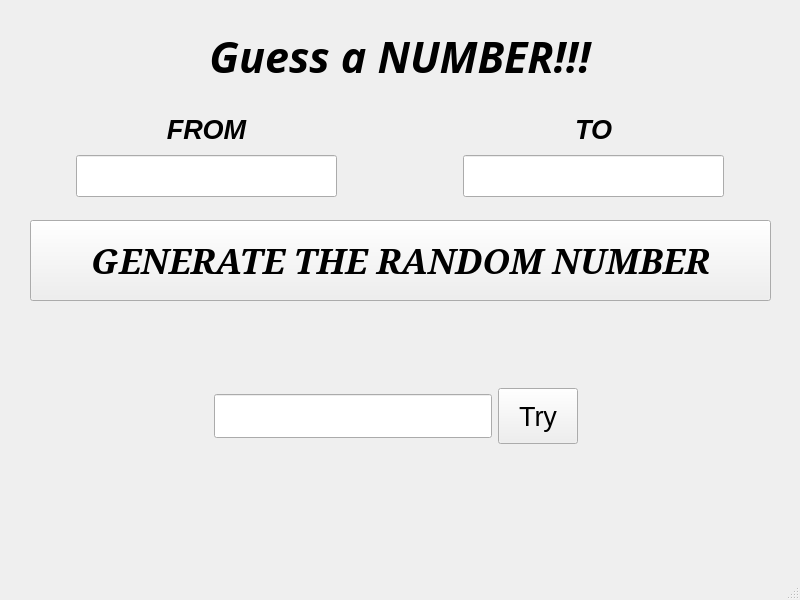
<?xml version="1.0" encoding="UTF-8"?>
<ui version="4.0">
 <class>MainWindow</class>
 <widget class="QMainWindow" name="MainWindow">
  <property name="geometry">
   <rect>
    <x>0</x>
    <y>0</y>
    <width>800</width>
    <height>600</height>
   </rect>
  </property>
  <property name="windowTitle">
   <string>MainWindow</string>
  </property>
  <widget class="QWidget" name="centralwidget">
   <widget class="QPushButton" name="pushButton">
    <property name="geometry">
     <rect>
      <x>30</x>
      <y>220</y>
      <width>741</width>
      <height>81</height>
     </rect>
    </property>
    <property name="font">
     <font>
      <family>Serif</family>
      <pointsize>26</pointsize>
      <weight>75</weight>
      <italic>true</italic>
      <bold>true</bold>
     </font>
    </property>
    <property name="text">
     <string>GENERATE THE RANDOM NUMBER</string>
    </property>
   </widget>
   <widget class="QLabel" name="resultLabel">
    <property name="geometry">
     <rect>
      <x>45</x>
      <y>360</y>
      <width>721</width>
      <height>131</height>
     </rect>
    </property>
    <property name="font">
     <font>
      <pointsize>30</pointsize>
      <weight>75</weight>
      <bold>true</bold>
     </font>
    </property>
    <property name="text">
     <string/>
    </property>
    <property name="alignment">
     <set>Qt::AlignCenter</set>
    </property>
   </widget>
   <widget class="QWidget" name="layoutWidget">
    <property name="geometry">
     <rect>
      <x>9</x>
      <y>30</y>
      <width>781</width>
      <height>53</height>
     </rect>
    </property>
    <layout class="QHBoxLayout" name="horizontalLayout">
     <item>
      <spacer name="horizontalSpacer_2">
       <property name="orientation">
        <enum>Qt::Horizontal</enum>
       </property>
       <property name="sizeHint" stdset="0">
        <size>
         <width>40</width>
         <height>20</height>
        </size>
       </property>
      </spacer>
     </item>
     <item>
      <widget class="QLabel" name="titleLabel">
       <property name="font">
        <font>
         <family>OpenSymbol</family>
         <pointsize>32</pointsize>
         <weight>75</weight>
         <italic>true</italic>
         <bold>true</bold>
        </font>
       </property>
       <property name="text">
        <string>Guess a NUMBER!!!</string>
       </property>
       <property name="alignment">
        <set>Qt::AlignCenter</set>
       </property>
      </widget>
     </item>
     <item>
      <spacer name="horizontalSpacer">
       <property name="orientation">
        <enum>Qt::Horizontal</enum>
       </property>
       <property name="sizeHint" stdset="0">
        <size>
         <width>40</width>
         <height>20</height>
        </size>
       </property>
      </spacer>
     </item>
    </layout>
   </widget>
   <widget class="QWidget" name="layoutWidget">
    <property name="geometry">
     <rect>
      <x>9</x>
      <y>110</y>
      <width>781</width>
      <height>87</height>
     </rect>
    </property>
    <layout class="QHBoxLayout" name="horizontalLayout_2">
     <item>
      <spacer name="horizontalSpacer_5">
       <property name="orientation">
        <enum>Qt::Horizontal</enum>
       </property>
       <property name="sizeHint" stdset="0">
        <size>
         <width>40</width>
         <height>20</height>
        </size>
       </property>
      </spacer>
     </item>
     <item>
      <layout class="QVBoxLayout" name="verticalLayout">
       <item>
        <widget class="QLabel" name="fromLabel">
         <property name="maximumSize">
          <size>
           <width>16777215</width>
           <height>50</height>
          </size>
         </property>
         <property name="font">
          <font>
           <pointsize>20</pointsize>
           <weight>75</weight>
           <italic>true</italic>
           <bold>true</bold>
          </font>
         </property>
         <property name="text">
          <string>FROM</string>
         </property>
         <property name="alignment">
          <set>Qt::AlignCenter</set>
         </property>
        </widget>
       </item>
       <item>
        <widget class="QLineEdit" name="fromLineEdit">
         <property name="font">
          <font>
           <pointsize>22</pointsize>
          </font>
         </property>
         <property name="alignment">
          <set>Qt::AlignCenter</set>
         </property>
        </widget>
       </item>
      </layout>
     </item>
     <item>
      <spacer name="horizontalSpacer_3">
       <property name="orientation">
        <enum>Qt::Horizontal</enum>
       </property>
       <property name="sizeType">
        <enum>QSizePolicy::Expanding</enum>
       </property>
       <property name="sizeHint" stdset="0">
        <size>
         <width>120</width>
         <height>20</height>
        </size>
       </property>
      </spacer>
     </item>
     <item>
      <layout class="QVBoxLayout" name="verticalLayout_2">
       <item>
        <widget class="QLabel" name="toLabel">
         <property name="maximumSize">
          <size>
           <width>16777215</width>
           <height>50</height>
          </size>
         </property>
         <property name="font">
          <font>
           <pointsize>20</pointsize>
           <weight>75</weight>
           <italic>true</italic>
           <bold>true</bold>
          </font>
         </property>
         <property name="text">
          <string>TO</string>
         </property>
         <property name="alignment">
          <set>Qt::AlignCenter</set>
         </property>
        </widget>
       </item>
       <item>
        <widget class="QLineEdit" name="toLineEdit">
         <property name="font">
          <font>
           <pointsize>22</pointsize>
          </font>
         </property>
         <property name="alignment">
          <set>Qt::AlignCenter</set>
         </property>
        </widget>
       </item>
      </layout>
     </item>
     <item>
      <spacer name="horizontalSpacer_4">
       <property name="orientation">
        <enum>Qt::Horizontal</enum>
       </property>
       <property name="sizeHint" stdset="0">
        <size>
         <width>40</width>
         <height>20</height>
        </size>
       </property>
      </spacer>
     </item>
    </layout>
   </widget>
   <widget class="QLabel" name="inputLabel">
    <property name="geometry">
     <rect>
      <x>35</x>
      <y>308</y>
      <width>741</width>
      <height>61</height>
     </rect>
    </property>
    <property name="font">
     <font>
      <pointsize>24</pointsize>
     </font>
    </property>
    <property name="text">
     <string/>
    </property>
    <property name="alignment">
     <set>Qt::AlignCenter</set>
    </property>
   </widget>
   <widget class="QLabel" name="stateLabel">
    <property name="geometry">
     <rect>
      <x>15</x>
      <y>460</y>
      <width>761</width>
      <height>91</height>
     </rect>
    </property>
    <property name="font">
     <font>
      <pointsize>30</pointsize>
      <weight>75</weight>
      <bold>true</bold>
     </font>
    </property>
    <property name="text">
     <string/>
    </property>
    <property name="alignment">
     <set>Qt::AlignCenter</set>
    </property>
   </widget>
   <widget class="QWidget" name="">
    <property name="geometry">
     <rect>
      <x>30</x>
      <y>380</y>
      <width>731</width>
      <height>72</height>
     </rect>
    </property>
    <layout class="QHBoxLayout" name="horizontalLayout_3">
     <item>
      <spacer name="horizontalSpacer_6">
       <property name="orientation">
        <enum>Qt::Horizontal</enum>
       </property>
       <property name="sizeHint" stdset="0">
        <size>
         <width>40</width>
         <height>20</height>
        </size>
       </property>
      </spacer>
     </item>
     <item>
      <widget class="QLineEdit" name="inputLineEdit">
       <property name="font">
        <font>
         <pointsize>24</pointsize>
        </font>
       </property>
       <property name="alignment">
        <set>Qt::AlignCenter</set>
       </property>
      </widget>
     </item>
     <item>
      <widget class="QPushButton" name="tryPushButton">
       <property name="minimumSize">
        <size>
         <width>0</width>
         <height>56</height>
        </size>
       </property>
       <property name="font">
        <font>
         <pointsize>20</pointsize>
        </font>
       </property>
       <property name="text">
        <string>Try</string>
       </property>
       <property name="iconSize">
        <size>
         <width>16</width>
         <height>16</height>
        </size>
       </property>
      </widget>
     </item>
     <item>
      <spacer name="horizontalSpacer_7">
       <property name="orientation">
        <enum>Qt::Horizontal</enum>
       </property>
       <property name="sizeHint" stdset="0">
        <size>
         <width>40</width>
         <height>20</height>
        </size>
       </property>
      </spacer>
     </item>
    </layout>
   </widget>
  </widget>
  <widget class="QMenuBar" name="menubar">
   <property name="geometry">
    <rect>
     <x>0</x>
     <y>0</y>
     <width>800</width>
     <height>24</height>
    </rect>
   </property>
  </widget>
  <widget class="QStatusBar" name="statusbar"/>
 </widget>
 <resources/>
 <connections/>
</ui>
